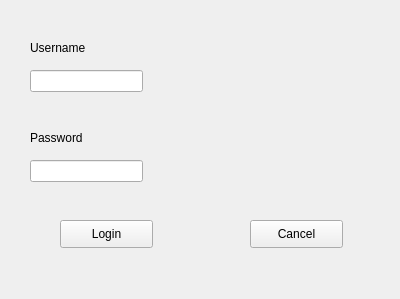
<?xml version="1.0" encoding="UTF-8"?>
<ui version="4.0">
 <class>Form</class>
 <widget class="QWidget" name="Form">
  <property name="geometry">
   <rect>
    <x>0</x>
    <y>0</y>
    <width>400</width>
    <height>299</height>
   </rect>
  </property>
  <property name="windowTitle">
   <string>Form</string>
  </property>
  <widget class="QPushButton" name="pushButton">
   <property name="geometry">
    <rect>
     <x>60</x>
     <y>220</y>
     <width>93</width>
     <height>28</height>
    </rect>
   </property>
   <property name="text">
    <string>Login</string>
   </property>
  </widget>
  <widget class="QPushButton" name="pushButton_2">
   <property name="geometry">
    <rect>
     <x>250</x>
     <y>220</y>
     <width>93</width>
     <height>28</height>
    </rect>
   </property>
   <property name="text">
    <string>Cancel</string>
   </property>
  </widget>
  <widget class="QLabel" name="label">
   <property name="geometry">
    <rect>
     <x>30</x>
     <y>40</y>
     <width>81</width>
     <height>16</height>
    </rect>
   </property>
   <property name="text">
    <string>Username</string>
   </property>
  </widget>
  <widget class="QLabel" name="label_2">
   <property name="geometry">
    <rect>
     <x>30</x>
     <y>130</y>
     <width>101</width>
     <height>16</height>
    </rect>
   </property>
   <property name="text">
    <string>Password</string>
   </property>
  </widget>
  <widget class="QLineEdit" name="lineEdit">
   <property name="geometry">
    <rect>
     <x>30</x>
     <y>160</y>
     <width>113</width>
     <height>22</height>
    </rect>
   </property>
   <property name="echoMode">
    <enum>QLineEdit::Password</enum>
   </property>
  </widget>
  <widget class="QLineEdit" name="lineEdit_2">
   <property name="geometry">
    <rect>
     <x>30</x>
     <y>70</y>
     <width>113</width>
     <height>22</height>
    </rect>
   </property>
  </widget>
 </widget>
 <resources/>
 <connections/>
</ui>
